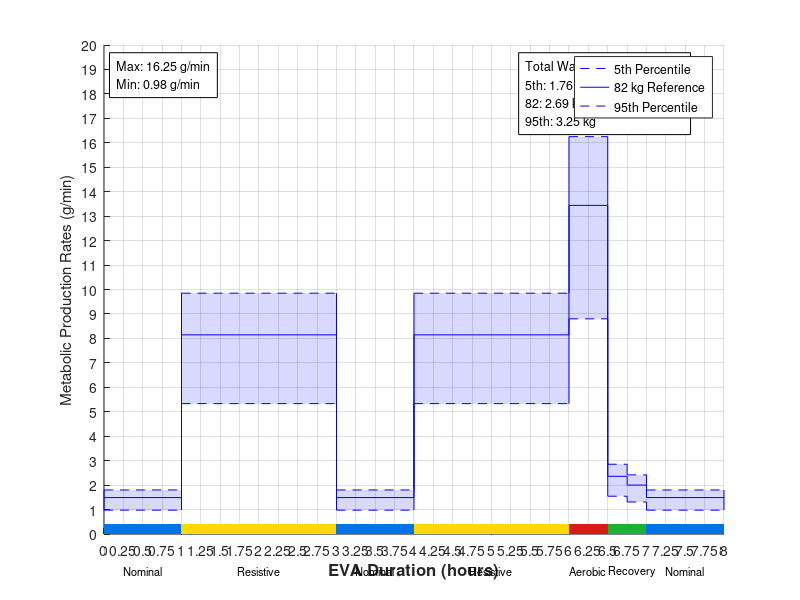

MATLAB code for this plot: (Note: this script raises an error after producing the figure.)
clc; clear; close all;
figure('Units', 'normalized', 'Position', [0.05 0.1 0.9 0.8]);

% NEW Upper Bound EVA Metabolic Rates: 1 hour nominal activity, 2 hours of resistive activity, 1 hour nominal, 2 hrs resistive, 30 min of aerobic activity, 30 recovery, 1 hr nominal
% MetMan Data (outputs in g/min)

% nominal
watervapor_82_nom = 1.49;

% aerobic
watervapor_82_aero = 13.44; 

% resistive1
watervapor_82_resist1 = 11.07; 
% resistive2
watervapor_82_resist2 = 8.73; 
% resistive3
watervapor_82_resist3 = 6.79; 
% resistive4
watervapor_82_resist4 = 5.99; 

% average resistive
watervapor_82_resist = sum(watervapor_82_resist1 + watervapor_82_resist2 + watervapor_82_resist3 + watervapor_82_resist4)/4;

% recovery1
watervapor_82_recovery1 = 2.36;
% recovery1
watervapor_82_recovery2 = 2.00;
% recovery1
watervapor_82_recovery3 = 1.74;
% recovery4
watervapor_82_recovery4 = 1.59;

% Percentile Masses (kg)
M_5th = 53.685;
M_95th = 99.157;

% CALCULATIONS
% nominal
watervapor_5th_nom = (watervapor_82_nom)*(M_5th/82);
watervapor_95th_nom = (watervapor_82_nom)*(M_95th/82);

% aerobic
watervapor_5th_aero = (watervapor_82_aero)*(M_5th/82);
watervapor_95th_aero = (watervapor_82_aero)*(M_95th/82);



% resistive1 - use if directly after aerobic
watervapor_5th_resist1 = (watervapor_82_resist1)*(M_5th/82);
watervapor_95th_resist1 = (watervapor_82_resist1)*(M_95th/82);
% resistive2
watervapor_5th_resist2 = (watervapor_82_resist2)*(M_5th/82);
watervapor_95th_resist2 = (watervapor_82_resist2)*(M_95th/82);
% resistive3
watervapor_5th_resist3 = (watervapor_82_resist3)*(M_5th/82);
watervapor_95th_resist3 = (watervapor_82_resist3)*(M_95th/82);
% resistive4
watervapor_5th_resist4 = (watervapor_82_resist4)*(M_5th/82);
watervapor_95th_resist4 = (watervapor_82_resist4)*(M_95th/82);
% AVERAGE - use this
watervapor_5th_resist = (watervapor_82_resist)*(M_5th/82);
watervapor_95th_resist = (watervapor_82_resist)*(M_95th/82);



% recovery1
watervapor_5th_recovery1 = (watervapor_82_recovery1)*(M_5th/82);
watervapor_95th_recovery1 = (watervapor_82_recovery1)*(M_95th/82);
% recovery2
watervapor_5th_recovery2 = (watervapor_82_recovery2)*(M_5th/82);
watervapor_95th_recovery2 = (watervapor_82_recovery2)*(M_95th/82);
% recovery3
watervapor_5th_recovery3 = (watervapor_82_recovery3)*(M_5th/82);
watervapor_95th_recovery3 = (watervapor_82_recovery3)*(M_95th/82);
% recovery4
watervapor_5th_recovery4 = (watervapor_82_recovery4)*(M_5th/82);
watervapor_95th_recovery4 = (watervapor_82_recovery4)*(M_95th/82);


%%%%%%%%%%%%%%%%%%%%%%%%%%%%%%%%%%%%%%%%%%%%%%%%%%%%%%%%%%%%%%%%%%%%%
% PLOT
hold on;

% Time boundaries (one more entry than there are chunks)
t = [0 1 3 4 6 6.5 6.75 7 8];


% Activity zone for each chunk (nom, aero, resist, or recovery)
zones = {'nom', 'resist', 'nom', 'resist','aero', 'recovery', 'recovery','nom'};

% Zone colors: blue, red, yellow, green
zone_names  = {'nom', 'aero', 'resist', 'recovery'};
zone_colors = [0 0.45 0.9;    % nominal  - blue
               0.85 0.1 0.1;  % aerobic  - red
               1 0.85 0;      % resistive - yellow
               0.1 0.7 0.2];  % recovery - green

% Task name for each chunk
tasks = {'Nominal', 'Resistive', 'Nominal', 'Resistive','Aerobic', '          Recovery', '', 'Nominal'};

% Values for each chunk, same order as tasks
wv_5th  = [watervapor_5th_nom watervapor_5th_resist   watervapor_5th_nom  watervapor_5th_resist  watervapor_5th_aero  watervapor_5th_recovery1  watervapor_5th_recovery2  watervapor_5th_nom];
wv_82   = [watervapor_82_nom  watervapor_82_resist    watervapor_82_nom   watervapor_82_resist   watervapor_82_aero   watervapor_82_recovery1   watervapor_82_recovery2   watervapor_82_nom];
wv_95th = [watervapor_95th_nom watervapor_95th_resist watervapor_95th_nom watervapor_95th_resist watervapor_95th_aero watervapor_95th_recovery1 watervapor_95th_recovery2 watervapor_95th_nom];


% Draw each chunk
for k = 1:length(wv_82)
    x = [t(k) t(k+1)];

    % shaded 5th-95th region
    fill([x fliplr(x)], [wv_5th(k) wv_5th(k) wv_95th(k) wv_95th(k)], 'b', ...
        'FaceAlpha', 0.15, 'EdgeColor', 'none', 'HandleVisibility', 'off')

   
    % lines
    plot(x, [wv_5th(k) wv_5th(k)], '--b')
    plot(x, [wv_82(k) wv_82(k)], 'b')
    plot(x, [wv_95th(k) wv_95th(k)], '--b')


    % task label centered under the chunk
    text(mean(x), -1.5, tasks{k}, 'HorizontalAlignment', 'center', 'FontSize', 8,'Clipping', 'off')

    % colored zone bar along the bottom of the plot
    c = zone_colors(strcmp(zone_names, zones{k}), :);
    fill([x fliplr(x)], [0 0 0.4 0.4], c, 'EdgeColor', 'none', 'HandleVisibility', 'off')

    
end

% Vertical connectors between chunks
for k = 1:length(wv_82)-1
    xb = t(k+1);   % boundary between chunk k and k+1
    plot([xb xb], [wv_5th(k)  wv_5th(k+1)],  '-b', 'HandleVisibility', 'off')
    plot([xb xb], [wv_95th(k) wv_95th(k+1)], '-b', 'HandleVisibility', 'off')
    plot([xb xb], [wv_82(k) wv_82(k+1)], '-b', 'HandleVisibility', 'off')

    
end

% End caps (left edge of first chunk, right edge of last chunk)
plot([t(1) t(1)],     [wv_5th(1)   wv_95th(1)],   '-b', 'HandleVisibility', 'off')
plot([t(end) t(end)], [wv_5th(end) wv_95th(end)], '-b', 'HandleVisibility', 'off')

ylim([0 20])
yticks(0:1:20)
xlim([0 t(end)])
xticks(0:0.25:t(end))

grid on;

% Max/min box (top left)
max_val = max(wv_95th);   % highest 95th percentile rate
min_val = min(wv_5th);    % lowest 5th percentile rate
text(0.02, 0.97, sprintf('Max: %.2f g/min\nMin: %.2f g/min', max_val, min_val), ...
    'Units', 'normalized', 'VerticalAlignment', 'top', 'FontSize', 9, ...
    'BackgroundColor', 'w', 'EdgeColor', 'k', 'Margin', 5)

% Totals (top right)
% Duration of each chunk in minutes (since each activity lasts different amounts of time)
dt = diff(t)*60;

% Total water vapor (g -> kg)
tot_wv_5th  = sum(wv_5th .*dt)/1000;
tot_wv_82   = sum(wv_82  .*dt)/1000;
tot_wv_95th = sum(wv_95th.*dt)/1000;

text(0.68, 0.97, sprintf('Total Water Vapor Produced\n5th: %.2f kg\n82: %.2f kg\n95th: %.2f kg', tot_wv_5th, tot_wv_82, tot_wv_95th), ...
    'Units', 'normalized', 'VerticalAlignment', 'top', 'FontSize', 9, ...
    'BackgroundColor', 'w', 'EdgeColor', 'k', 'Margin', 5)


legend("5th Percentile", "82 kg Reference", "95th Percentile")
xlabel("EVA Duration (hours)", 'FontSize', 12, 'FontWeight', 'bold')
ylabel("Metabolic Production Rates (g/min)")
subtitle("Upper Bound EVA Metabolic Loads")
title("Water Vapor Production Rates with Changing Activity Zones")

% main plot layout: [left bottom width height]
ax = gca;
ax.Position = [0.05 0.2 0.85 0.72];
ax.XLabel.Position(2) = -2.4;
ax.XAxis.FontSize = 7;

% Zone key
zone_labels = {'Nominal', 'Aerobic', 'Resistive', 'Recovery'};
kax = axes('Position', [0.92 0.45 0.02 0.2]);
hold(kax, 'on')
for i = 1:4
    fill(kax, [0 1 1 0], [4-i 4-i 5-i 5-i], zone_colors(i,:), 'EdgeColor', 'k')
    text(kax, 1.3, 4.5-i, zone_labels{i}, 'FontSize', 8, 'VerticalAlignment', 'middle')
end
xlim(kax, [0 1])
ylim(kax, [0 4])
axis(kax, 'off')
